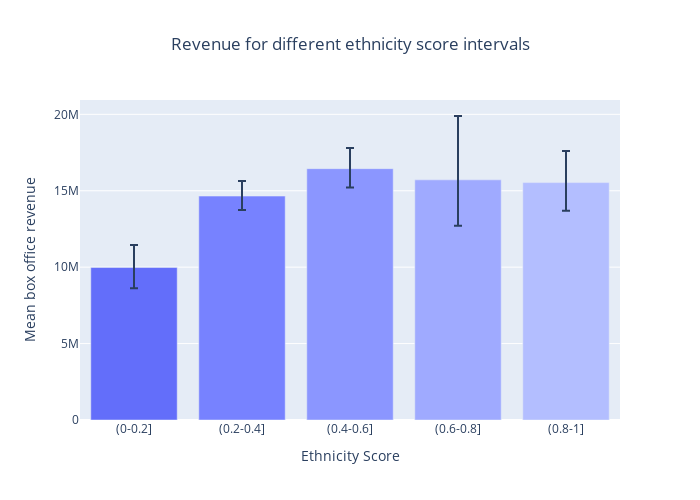

Notebook source saved alongside this figure:
### Code cell
# create figure
fig = go.Figure()
fig.add_trace(go.Bar(
    name='Revenue',
    x=grouped_means_revenue_ethnicity.keys(), y=grouped_means_revenue_ethnicity.values,
    error_y=dict(type='data', array=yerr_upper, arrayminus=yerr_lower),
    marker_color=['rgb(99, 110, 250)',
                  'rgb(119, 130, 270)',
                  'rgb(139, 150, 290)',
                  'rgb(159, 170, 310)',
                  'rgb(179, 190, 330)',]
))

fig.update_layout(
    barmode='group',
    width=700,
    height=500,
    xaxis_title="Ethnicity Score", 
    yaxis_title="Mean box office revenue",
    title='Revenue for different ethnicity score intervals',
    title_x = 0.5
)
fig.show()
fig.write_html("./plots/revenue_ethnicity_bar.html")

### Figure 1 — Plotly figure (JSON) as saved in the notebook; plotly's stock layout.template omitted (floating-point values rounded to 4 significant figures)
{"data": [{"error_y": {"array": [1476000.0, 978400.0, 1343000.0, 4179000.0, 2065000.0], "arrayminus": [1363000.0, 912600.0, 1232000.0, 3004000.0, 1848000.0], "type": "data"}, "marker": {"color": ["rgb(99, 110, 250)", "rgb(119, 130, 270)", "rgb(139, 150, 290)", "rgb(159, 170, 310)", "rgb(179, 190, 330)"]}, "name": "Revenue", "type": "bar", "x": ["(0-0.2]", "(0.2-0.4]", "(0.4-0.6]", "(0.6-0.8]", "(0.8-1]"], "y": [9976000.0, 14650000.0, 16450000.0, 15710000.0, 15530000.0]}], "layout": {"barmode": "group", "height": 500, "title": {"text": "Revenue for different ethnicity score intervals", "x": 0.5}, "width": 700, "xaxis": {"autorange": true, "range": [-0.5, 4.5], "title": {"text": "Ethnicity Score"}, "type": "category"}, "yaxis": {"autorange": true, "range": [0, 20940000.0], "title": {"text": "Mean box office revenue"}, "type": "linear"}}}
